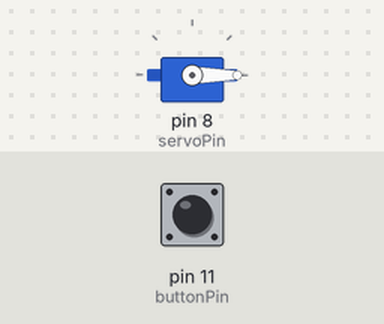
Recording of a sketch running on a simulated Arduino Uno, built with avr-gcc and run on an emulated ATmega328P. Parts: servo. The test bench sets the inputs (shaded band); at power-on: pin 11 (buttonPin) LOW.

Above: at 1.2 s.
1.3 s: pin 11 (buttonPin) pulled HIGH for 3.2 s
At 1.8 s:
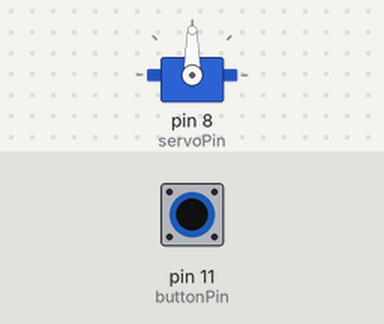
7.5 s: pin 11 (buttonPin) pulled HIGH for 0.15 s
At 8.9 s:
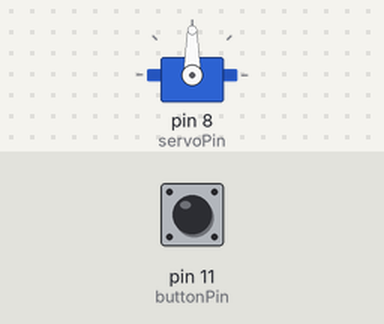
10.6 s: pin 11 (buttonPin) pulled HIGH for 1 s
At 14.7 s:
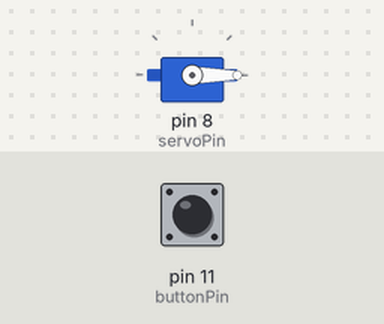
Timing chart, 0 to 16.2 s (numbered marks = the images above; inputs shaded):
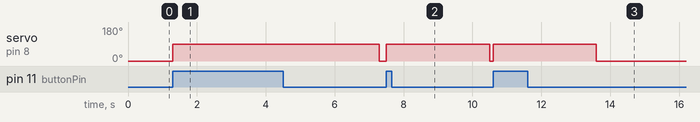

Measured:
- after the input at 1.3 s, servo on pin 8 (servoPin): 0° → 90° at once, → 0° 6.0 s later
- after the input at 7.5 s, servo on pin 8 (servoPin): 0° → 90° at once, → 0° 3.0 s later
- after the input at 10.6 s, servo on pin 8 (servoPin): 0° → 90° at once, → 0° 3.0 s later

The sketch:

smartTrashCan.ino
```cpp
#include <Servo.h>

Servo servo;
const int servoPin = 8;
const int buttonPin = 11;
int buttonState = 0;


const int closed_deg = 0;
const int open_deg = 90;

void openCap()
{
  servo.write(open_deg);
  delay(3000);
  servo.write(closed_deg);
}


void setup() {
  servo.attach(servoPin);
  pinMode(buttonPin, INPUT);
  servo.write(closed_deg);
}

void loop() {

  buttonState = digitalRead(buttonPin);

  if (buttonState == HIGH)
  {
    openCap();
  }
}
```
